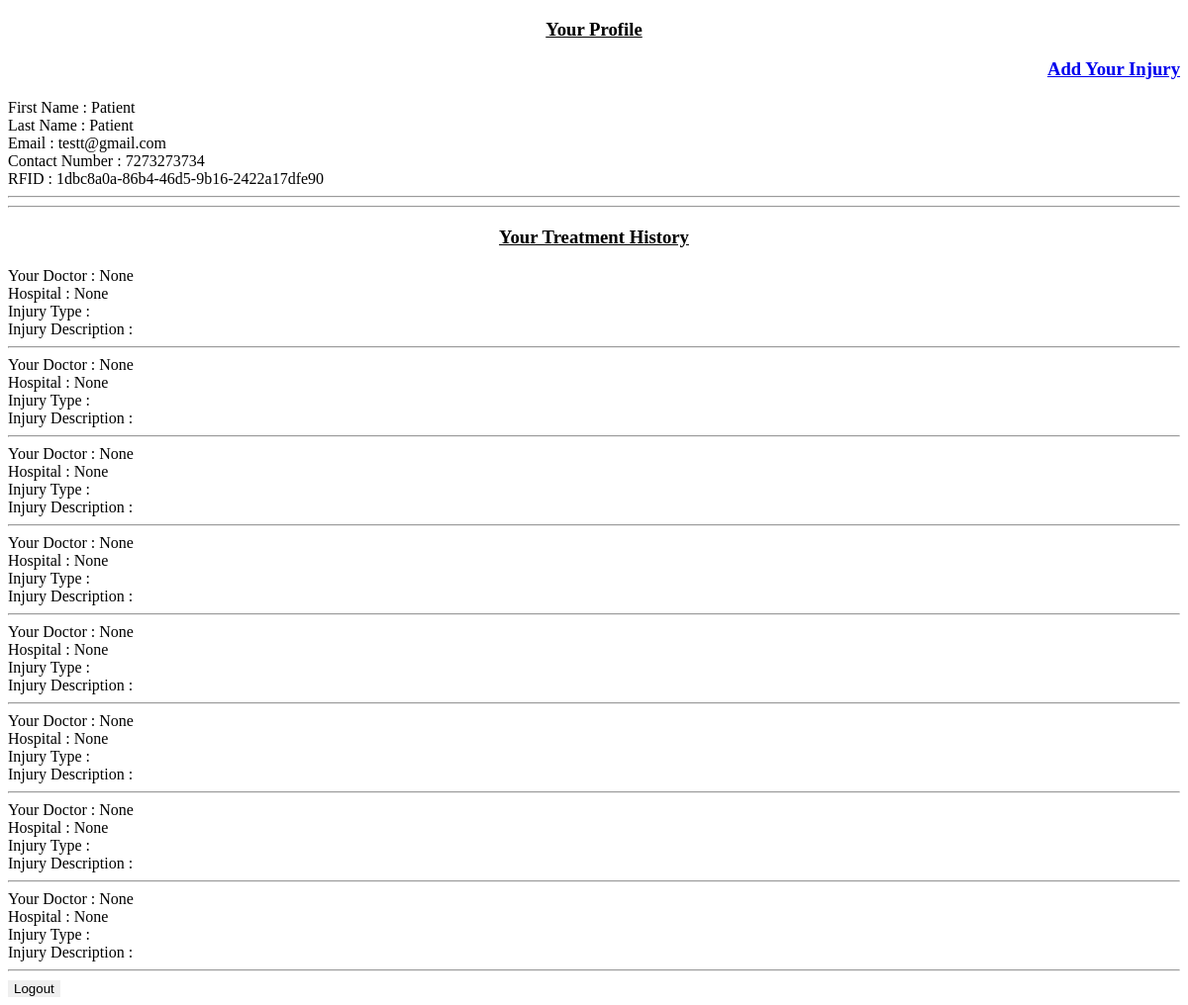
Page /patientp/patient/profile/ (signed in) on the earlier database version.
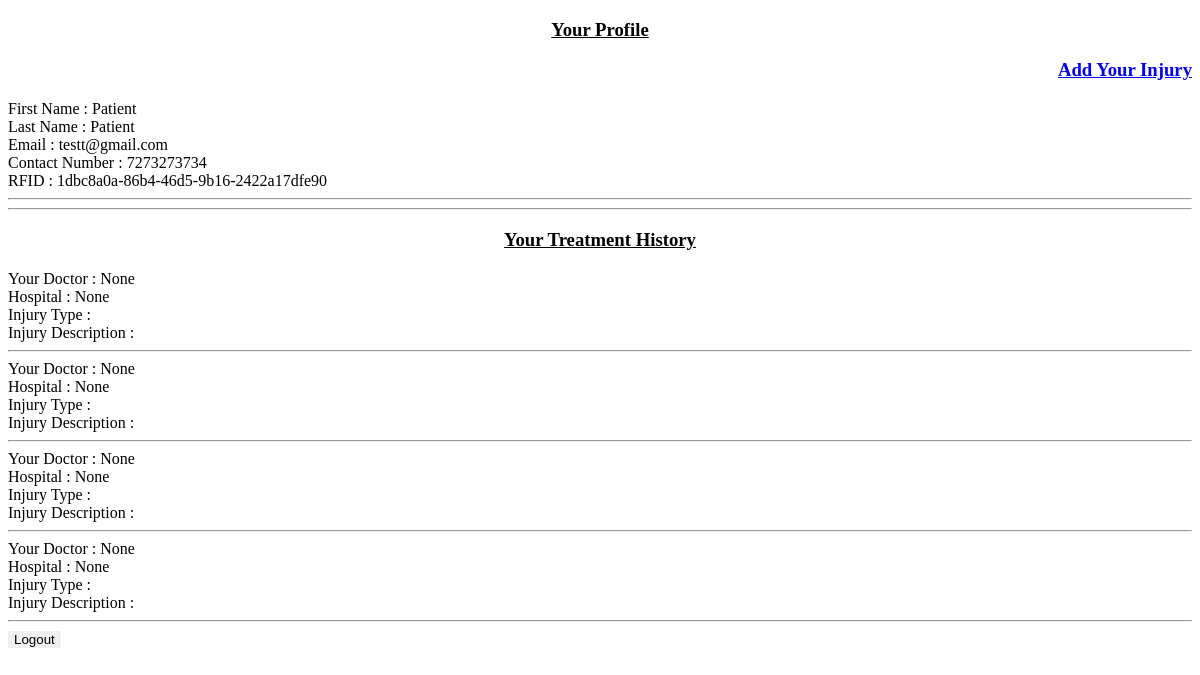
Same page on the later database version.
### accounts/models.py (models this page shows, shortened)
class Patient(models.Model):
    user = models.OneToOneField(User, on_delete=models.CASCADE)
    first_name = models.CharField(max_length=30)
    last_name = models.CharField(max_length=30)
    contact_no = models.CharField(max_length=10)
    email_id = models.EmailField()
    uid = models.UUIDField(unique=True, default=uuid.uuid4)
    emergency_contact_no = models.CharField(max_length=10)
    address = models.CharField(max_length=200)

class Treatment(models.Model):
    image = models.ImageField()
    doctor = models.ForeignKey(Doctor, on_delete=models.CASCADE, blank=True,null=True)
    patient = models.ForeignKey(Patient, on_delete=models.CASCADE, blank=True,null=True)
    hospital = models.ForeignKey(Hospital, on_delete=models.CASCADE, blank=True,null=True)
    injury_type = models.CharField(max_length=20,blank=True)
    injury_description = models.CharField(max_length=200,blank=True)

### patients_p/views.py (the view)
# urls.py: path('patient/profile/',views.patprof,name='patprof'),
def patprof(request):
    patient=Patient.objects.get(user=request.user)
    mytreatments = Treatment.objects.filter(patient=patient)
    return render(request,'patients_p/patientp.html',{'patient':patient,'mytreats':mytreatments})

### patients_p/templates/patients_p/patientp.html (shortened to what this page needs)
<!DOCTYPE html>
<html lang="en">
<head>
</head>
<body>
    {% if user.is_authenticated %}
    <form class="logout" action="{% url 'accounts:logout'%}" method="POST">
    <h3 align="center"><u>Your Profile</u></h3> <h3 align="right"><a href="{% url 'accounts:nhosps' %}"> Add Your Injury</a></h3>
    First Name : {{patient.first_name}}<br>
    Last Name : {{patient.last_name}}<br>
    Email : {{patient.email_id}}<br>
    Contact Number : {{patient.contact_no}}<br>
    RFID : {{patient.uid}}
    <hr><hr>
    <h3 align="center"><u>Your Treatment History</u></h3>
    {% for treat in mytreats %}
    Your Doctor : {{treat.doctor}}<br>
    Hospital : {{treat.hospital}}<br>
    Injury Type : {{treat.injury_type}}<br>
    Injury Description : {{treat.injury_description}}
    <br><hr>
    {%endfor%}
    <button style="border: none;" type="submit"> Logout</button>
    {% endif %}
    </form>
</body>
</html>

Differences in the rows shown:
removed Treatment: doctor "None", hospital "None"
removed Treatment: doctor "None", hospital "None"
removed Treatment: doctor "None", hospital "None"
removed Treatment: doctor "None", hospital "None"
